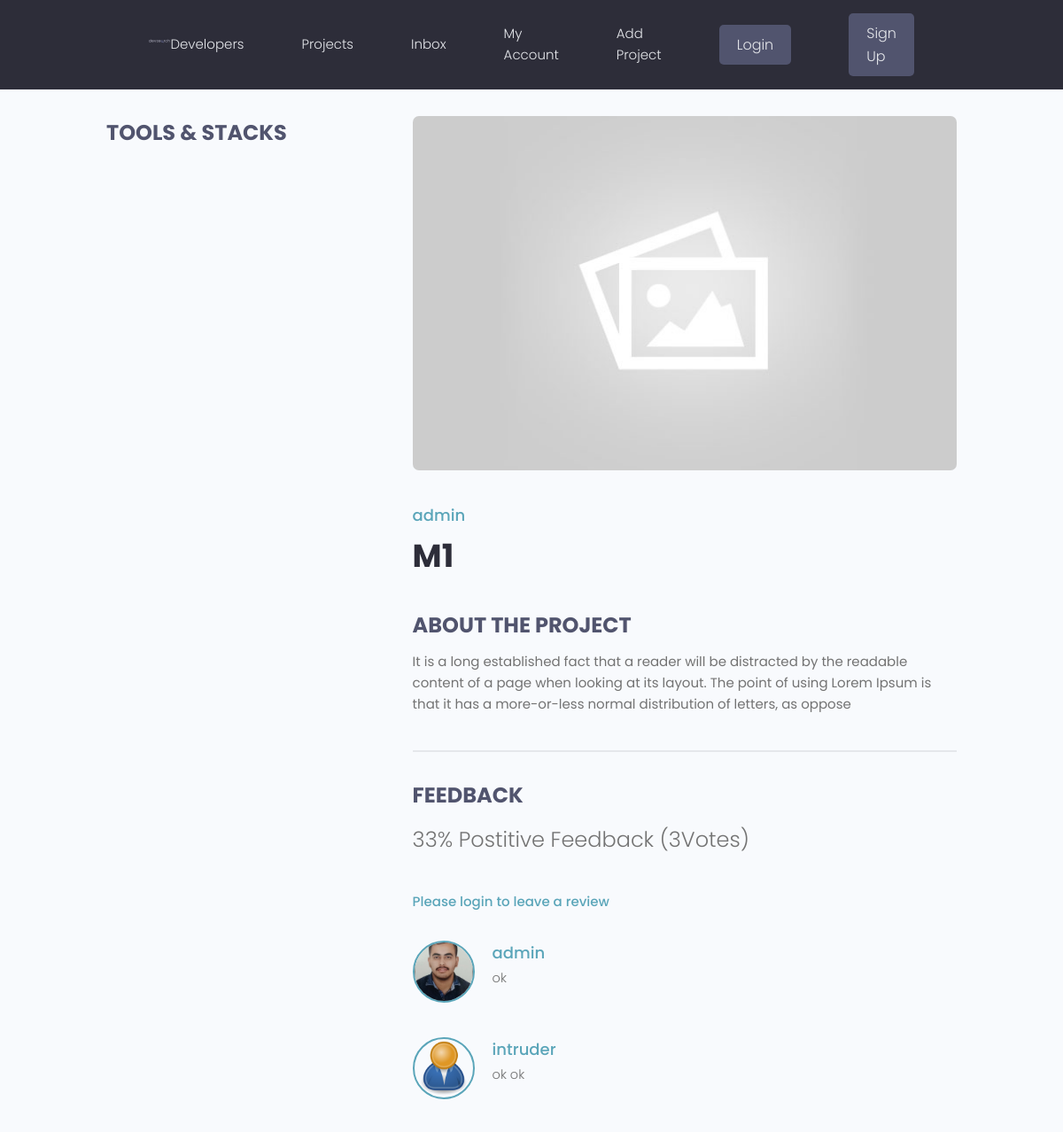
Screenshot of /view-project/d3452d12559642b39f73b83d3dd03301/ with the database file from the repository.
### projects/models.py (models this page shows, shortened)
class Project(models.Model):
    owner=models.ForeignKey(Account,null=True,blank=True,on_delete=models.SET_NULL)
    title = models.CharField(max_length=200)
    description = models.TextField(null=True, blank=True)
    featured_image = models.ImageField(
        null=True, blank=True, default="default.jpg")
    demo_link = models.CharField(max_length=2000, null=True, blank=True)
    source_link = models.CharField(max_length=2000, null=True, blank=True)
    tags = models.ManyToManyField('Tag', blank=True)                          #HERE "TAG " is used not Tag only as the other model defined is below it
    vote_total = models.IntegerField(default=0, null=True, blank=True)
    vote_ratio = models.IntegerField(default=0, null=True, blank=True)
    created = models.DateTimeField(auto_now_add=True)
    id = models.UUIDField(default=uuid.uuid4, unique=True,
                          primary_key=True, editable=False)
    class Meta:
        ordering=['-vote_ratio','-vote_total','title']
    @property
    def reviewers(self):
        queryset = self.review_set.all().values_list('owner__id', flat=True)
        print(f'review qery set {queryset}')
        return queryset

class Review(models.Model):
    VOTE_TYPE = (
        ('up', 'Up Vote'),
        ('down', 'Down Vote'),
    )
    owner = models.ForeignKey(Account, on_delete=models.CASCADE, null=True)
    project = models.ForeignKey(Project, on_delete=models.CASCADE)
    body = models.TextField(null=True, blank=True)
    value = models.CharField(max_length=200, choices=VOTE_TYPE)
    created = models.DateTimeField(auto_now_add=True)
    id = models.UUIDField(default=uuid.uuid4, unique=True,
                          primary_key=True, editable=False)
    class Meta:
        unique_together=[['owner','project']]

### Accounts/models.py (models this page shows, shortened)
class Account(AbstractBaseUser,PermissionsMixin):
    email=models.EmailField(verbose_name='email',max_length=60,unique=True)
    name=models.CharField(max_length=30,unique=False)
    last_login=models.DateTimeField(verbose_name='last login' ,auto_now=True)
    is_admin=models.BooleanField(default=False)
    is_active=models.BooleanField(default=True)
    is_staff=models.BooleanField(default=False)
    is_superuser=models.BooleanField(default=False)
    email_confirmed=models.BooleanField(default=False)
    phone=PhoneNumberField(null=True,blank=True,unique=False,validators=[phone_regex])
    created= models.DateTimeField(verbose_name='created', auto_now_add=True)
    location = models.CharField(max_length=200, blank=True, null=True)
    short_intro = models.CharField(max_length=200, blank=True, null=True)
    bio = models.TextField(blank=True, null=True)
    profile_image = models.ImageField(
        null=True, blank=True, upload_to='profiles/', default="profiles/user-default.png")
    social_github = models.CharField(max_length=200, blank=True, null=True)
    social_twitter = models.CharField(max_length=200, blank=True, null=True)
    social_linkedin = models.CharField(max_length=200, blank=True, null=True)
    social_youtube = models.CharField(max_length=200, blank=True, null=True)
    social_website = models.CharField(max_length=200, blank=True, null=True)
    id = models.UUIDField(default=uuid.uuid4, unique=True,
                          primary_key=True, editable=False)
    objects=MyaccountManager()
    USERNAME_FIELD='email'
    REQUIRED_FIELDS=["name"]

### projects/views.py (the view, shortened to what this page needs)
# urls.py: path('view-project/<str:pk>/',project_views.single_project,name='view-project')
def single_project(request,pk):
    project_obj=Project.objects.get(id=pk)
    profile=request.user
    form=ReviewForm()
    context={'project':project_obj,'form':form}
    return render(request,'projects/view_project.html',context)

### projects/templates/projects/view_project.html (shortened to what this page needs)
{% extends 'main.html' %}
{% block content %}
    <main class="singleProject my-md">
      <div class="container">
        <div class="layout">
          <div class="column column--1of3">
            <h3 class="singleProject__subtitle">Tools & Stacks</h3>
          </div>
          <div class="column column--2of3">
            <img class="singleProject__preview" src="{{project.featured_image.url }}"  alt="portfolio thumbnail" />
            <a href="profile.html" class="singleProject__developer">{{project.owner.name}}</a>
            <h2 class="singleProject__title">{{project.title}}</h2>
            <h3 class="singleProject__subtitle">About the Project</h3>
            <div class="singleProject__info">
              {{project.description}}
            </div>
            <div class="comments">
              <h3 class="singleProject__subtitle">Feedback</h3>
              <h5 class="project--rating">
                {{project.vote_ratio}}% Postitive Feedback ({{project.vote_total}}Vote{{project.vote_total|pluralize:'s'}})
              </h5>
            {% if request.user.id in project.reviewers %}
                <p>You have already submitted your review for this project</p>
            {% elif request.user == project.owner %}
                    <p>You cannot review your own work</p>
              {% else %}
              <a href="{% url 'login' %}?next={{request.path}}">Please login to leave a review</a>
              {% endif %}
              <div class="commentList">
                {% for review in project.review_set.all %}
                {% if review.body %}
                <div class="comment">
                    <a href="{% url 'single-profile' review.owner.id  %}">
                        <img class="avatar avatar--md" src="{{review.owner.profile_image.url}}" alt="user" />
                    </a>
                    <div class="comment__details">
                        <a href="{% url 'single-profile' review.owner.id  %}"
                            class="comment__author">{{review.owner.name}}</a>
                        <p class="comment__info">{{review.body|linebreaksbr}}</p>
                    </div>
                </div>
                {% endif %}
                {% endfor %}
              </div>
            </div>
          </div>
        </div>
      </div>
    </main>
{% endblock content %}

### static/styles/app.css (style rules this page uses)
:root { --color-sub: #2d2d39; }
img { width: 100%; }
.singleProject .column--1of3 { order: 2; }
@media screen and (min-width: 1081px) { .singleProject .column--1of3 { order: 1; } }
@media screen and (min-width: 1081px) { .singleProject .column--2of3 { order: 2; } }
.singleProject__preview { height: 50vh; object-fit: cover; object-position: top center; margin-bottom: 3rem; border-radius: 0.7rem; }
.singleProject__developer { font-size: 1.8rem; font-weight: 500; }
.singleProject__title { font-size: 3.6rem; font-weight: 700; color: var(--color-sub); margin-bottom: 3rem; }
.project--rating { margin-bottom: 1.6em; margin-top: .5em; }
.singleProject__subtitle { text-transform: uppercase; font-size: 2.4rem; font-weight: 700; color: var(--color-sub-light); margin-bottom: 1rem; }
.comments { margin-top: 4rem; padding-top: 3rem; border-top: 2px solid var(--color-light); }
.commentList { margin: 3rem 0; }
.comment { display: flex; gap: 2rem; }
.comment:not(:last-child) { margin-bottom: 3rem; }
.comment__author { font-size: 1.8rem; }
.comment__info { font-size: 1.45rem; }

### static/uikit/styles/modules/_variables.css (style rules this page uses)
:root { --color-main: #5aa5b9; --color-main-light: #e6faff; --color-sub: #3f4156; --color-sub-light: #51546e; --color-sub-lighter: #ededfd; --color-text: #737373; --color-gray: #8b8b8b; --color-light: #e5e7eb; --color-light-gray: #767676; --color-bg: #f8fafd; --color-white: #fffefd; --color-white-light: #f3f3f3; --color-success: #359e64; --color-success-bg: #def8e8; --color-error: #fc4b0b; --color-error-bg: #fff2ee; --font-base: 'Poppins', arial, helvetica, 'Segoe UI', roboto, ubuntu, sans-serif; --font-monospace: 'Fira Code', 'Courier New', courier, monospace; --font-regular: 300; --font-medium: 500; --font-bold: 700; --generic-shadow: 1px 1px 5px #00000010; --generic-transition: all 0.3s ease-in-out; }

### static/uikit/styles/modules/_base.css (style rules this page uses)
* { margin: 0; padding: 0; box-sizing: border-box; text-rendering: optimizeLegibility; color: inherit; font-size: inherit; }
html { font-size: 50%; }
@media only screen and (min-width: 480px) { html { font-size: 56.25%; } }
@media only screen and (min-width: 1200px) { html { font-size: 62.5%; } }
body { line-height: 1.6; font-weight: 400; font-size: 1.5rem; color: var(--color-text); background-color: var(--color-bg); min-height: 100vh; }

### static/uikit/styles/modules/_typography.css (style rules this page uses)
* { font-family: var(--font-base); }
h2 { font-size: 3.6rem; font-weight: var(--font-bold); }
h3 { font-size: 3.2rem; font-weight: var(--font-medium); }
h5 { font-size: 2.4rem; font-weight: var(--font-medium); }
h5, h6 { font-weight: var(--font-regular); }
p, span, strong { font-size: 1.6rem; color: var(--color-text); font-weight: var(--font-regular); }
a { padding-bottom: 2px; text-decoration: none; display: inline-block; color: var(--color-main); font-weight: var(--font-medium); }

### static/uikit/styles/modules/_utilities.css (style rules this page uses)
.container { width: 92%; max-width: 165rem; margin: 0 auto; box-sizing: border-box; }
@media screen and (min-width: 1000px) { .container { width: 90%; } }
@media screen and (min-width: 1200px) { .container { width: 80%; } }
.my-md { margin: 3rem auto; }

### static/uikit/styles/modules/_avatar.css (style rules this page uses)
.avatar { border-radius: 50%; border: 2px solid var(--color-main); object-fit: cover; }
.avatar--md { height: 7rem; width: 7rem; }

### static/uikit/styles/modules/_layout.css (style rules this page uses)
.layout { display: flex; flex-flow: row wrap; justify-content: space-between; }
.layout > .column { margin-bottom: 3rem; }
.layout > .column.column--1of3 { flex-basis: 30%; }
.layout > .column.column--2of3 { flex-basis: 64%; }

### rows the page displays
Project: featured_image (placeholder picture), owner.name "admin", title "M1", description "It is a long established fact that a reader will be distracted by the readable content of a page when looking at its layout. The point of using Lorem Ipsum is that it has a more-or-less normal distribution of letters, as oppose", vote_ratio "33", vote_total "3"
Review: owner.profile_image (picture), owner.name "admin", body "ok"
Review: owner.profile_image (placeholder picture), owner.name "intruder", body "ok ok"
